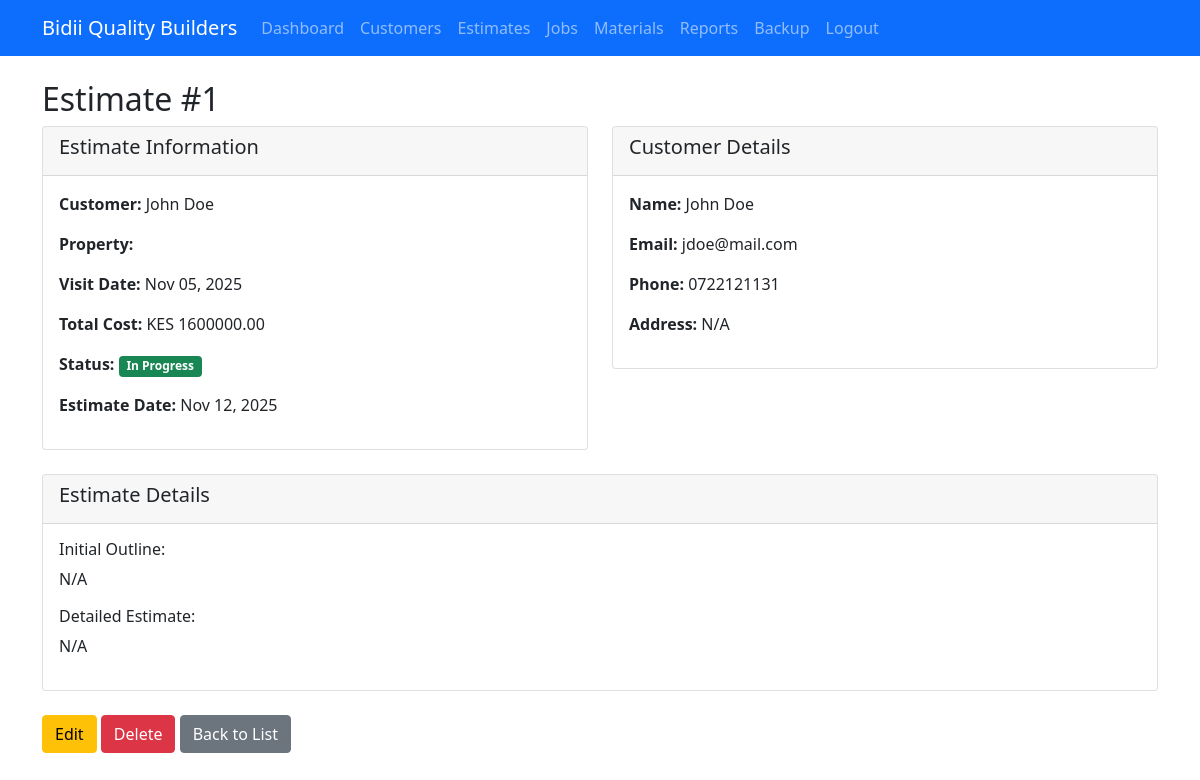
/estimates/1/ (signed in), run on the app's committed database.
### bidii_builders/models.py (models this page shows, shortened)
class Estimate(models.Model):
    ESTIMATE_STATUS_CHOICES = [
        ('pending', 'Pending'),
        ('sent', 'Sent'),
        ('accepted', 'Accepted'),
        ('rejected', 'Rejected'),
        ('in_progress', 'In Progress'),
        ('completed', 'Completed'),
    ]
    customer = models.ForeignKey(Customer, on_delete=models.CASCADE)
    property_obj = models.ForeignKey(Property, on_delete=models.CASCADE, null=True, blank=True)  # Make nullable
    visit_date = models.DateField()
    initial_outline = models.TextField()
    detailed_estimate = models.TextField()
    total_cost = models.DecimalField(max_digits=12, decimal_places=2, default=Decimal('0.00'))
    status = models.CharField(max_length=20, choices=ESTIMATE_STATUS_CHOICES, default='pending')
    estimate_date = models.DateField(auto_now_add=True)
    sent_date = models.DateField(null=True, blank=True)
    accepted_date = models.DateField(null=True, blank=True)
    created_at = models.DateTimeField(auto_now_add=True)
    updated_at = models.DateTimeField(auto_now=True)

class Customer(models.Model):
    user = models.OneToOneField(User, on_delete=models.CASCADE, null=True, blank=True)
    first_name = models.CharField(max_length=100)
    last_name = models.CharField(max_length=100)
    email = models.EmailField()
    phone = models.CharField(max_length=20)
    address = models.TextField()
    created_at = models.DateTimeField(auto_now_add=True)
    updated_at = models.DateTimeField(auto_now=True)
    @property
    def full_name(self):
        return f"{self.first_name} {self.last_name}"

### bidii_builders/views.py (the view, shortened to what this page needs)
# urls.py: path('estimates/<int:pk>/', views.estimate_detail, name='estimate_detail'),
@login_required
def estimate_detail(request, pk):
    estimate = get_object_or_404(Estimate, pk=pk)
    return render(request, 'bidii_builders/estimates/detail.html', {'estimate': estimate})

### templates/bidii_builders/estimates/detail.html (shortened to what this page needs)
{% extends 'base.html' %}
{% block content %}
<div class="row">
    <div class="col-md-12">
        <h2>Estimate #{{ estimate.id }}</h2>
    </div>
</div>
<div class="row">
    <div class="col-md-6">
        <div class="card">
            <div class="card-header">
                <h5>Estimate Information</h5>
            </div>
            <div class="card-body">
                <p><strong>Customer:</strong> {{ estimate.customer.full_name }}</p>
                <p><strong>Property:</strong> {{ estimate.property_obj.address }}</p>
                <p><strong>Visit Date:</strong> {{ estimate.visit_date|date:"M d, Y" }}</p>
                <p><strong>Total Cost:</strong> KES {{ estimate.total_cost|floatformat:2 }}</p>
                <p><strong>Status:</strong> <span class="badge bg-{{ estimate.status|yesno:"success,warning,primary,secondary,danger,info" }}">{{ estimate.get_status_display }}</span></p>
                <p><strong>Estimate Date:</strong> {{ estimate.estimate_date|date:"M d, Y" }}</p>
            </div>
        </div>
    </div>
    <div class="col-md-6">
        <div class="card">
            <div class="card-header">
                <h5>Customer Details</h5>
            </div>
            <div class="card-body">
                <p><strong>Name:</strong> {{ estimate.customer.full_name }}</p>
                <p><strong>Email:</strong> {{ estimate.customer.email }}</p>
                <p><strong>Phone:</strong> {{ estimate.customer.phone }}</p>
                <p><strong>Address:</strong> {{ estimate.customer.address }}</p>
            </div>
        </div>
    </div>
</div>
<div class="row mt-4">
    <div class="col-md-12">
        <div class="card">
            <div class="card-header">
                <h5>Estimate Details</h5>
            </div>
            <div class="card-body">
                <h6>Initial Outline:</h6>
                <p>{{ estimate.initial_outline }}</p>
                <h6>Detailed Estimate:</h6>
                <p>{{ estimate.detailed_estimate }}</p>
            </div>
        </div>
    </div>
</div>
<div class="row mt-4">
    <div class="col-md-12">
        <a href="{% url 'estimate_update' estimate.id %}" class="btn btn-warning">Edit</a>
        <a href="{% url 'estimate_delete' estimate.id %}" class="btn btn-danger">Delete</a>
        <a href="{% url 'estimate_list' %}" class="btn btn-secondary">Back to List</a>
    </div>
</div>
{% endblock %}

### data on the page
Estimate: id "1", customer.full_name "John Doe", visit_date "Nov 05, 2025", total_cost "1600000.00", status "In Progress", estimate_date "Nov 12, 2025", customer.email "jdoe@mail.com", customer.phone "0722121131", customer.address "N/A", initial_outline "N/A", detailed_estimate "N/A"
